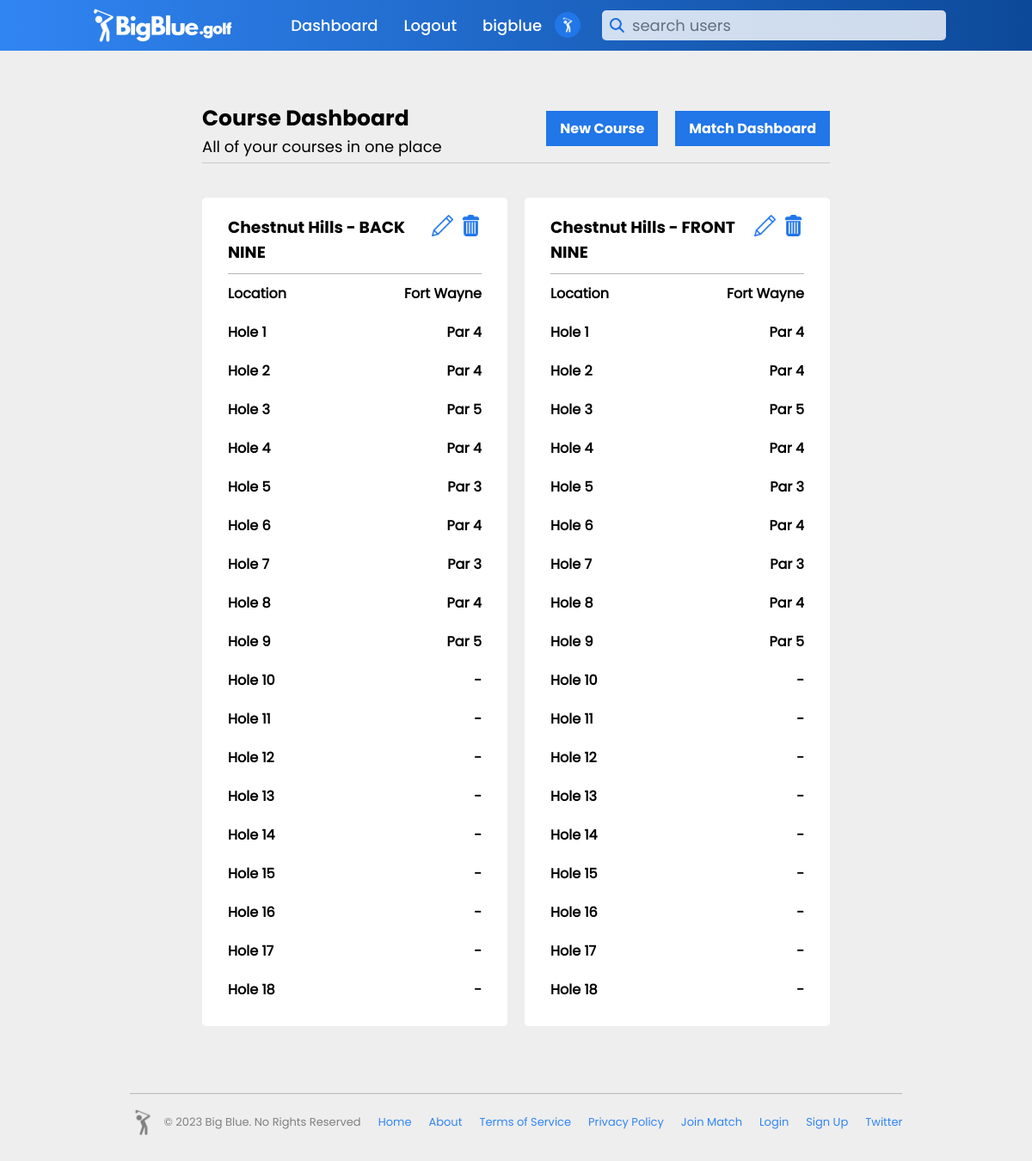
Page /course_dashboard (signed in) on the committed database.
### main.py (models this page shows, shortened)
class users(db.Model):
    _id = db.Column("id", db.Integer, primary_key=True)
    name = db.Column(db.String(100))
    username = db.Column(db.String(50))
    password = db.Column(db.String(50))
    email = db.Column(db.String(100))
    rank = db.Column(db.String(10))
    gender = db.Column(db.String(10))
    bio = db.Column(db.String(500))
    team = db.Column(db.String(25))
    verified = db.Column(db.Integer)
    pic = db.Column(db.String)
    banner = db.Column(db.String)
    first_login = db.Column(db.DateTime, default="2022-06-03 03:15:12.433675")
    last_login = db.Column(db.DateTime, default="2022-06-03 03:15:12.433675")

class course(db.Model):
    _id = db.Column("id", db.Integer, primary_key=True)
    course_name = db.Column(db.String(50))
    course_holes = db.Column(db.String(3))
    course_rating = db.Column(db.Float)
    slope_rating = db.Column(db.Float)
    par1 = db.Column(db.Integer)
    handicap1 = db.Column(db.Integer)
    par2 = db.Column(db.Integer)
    handicap2 = db.Column(db.Integer)
    par3 = db.Column(db.Integer)
    handicap3 = db.Column(db.Integer)
    par4 = db.Column(db.Integer)
    handicap4 = db.Column(db.Integer)
    par5 = db.Column(db.Integer)
    handicap5 = db.Column(db.Integer)
    par6 = db.Column(db.Integer)
    handicap6 = db.Column(db.Integer)
    par7 = db.Column(db.Integer)
    handicap7 = db.Column(db.Integer)
    par8 = db.Column(db.Integer)
    handicap8 = db.Column(db.Integer)
    par9 = db.Column(db.Integer)
    handicap9 = db.Column(db.Integer)
    par10 = db.Column(db.Integer)
    handicap10 = db.Column(db.Integer)
    par11 = db.Column(db.Integer)
    handicap11 = db.Column(db.Integer)
    par12 = db.Column(db.Integer)
    handicap12 = db.Column(db.Integer)
    par13 = db.Column(db.Integer)
    handicap13 = db.Column(db.Integer)
    par14 = db.Column(db.Integer)
    handicap14 = db.Column(db.Integer)
    par15 = db.Column(db.Integer)
    handicap15 = db.Column(db.Integer)
    par16 = db.Column(db.Integer)
    handicap16 = db.Column(db.Integer)
    par17 = db.Column(db.Integer)
    handicap17 = db.Column(db.Integer)
    par18 = db.Column(db.Integer)
    handicap18 = db.Column(db.Integer)
    city = db.Column(db.String)
    course_bio = db.Column(db.String(1000))
    created_by = db.Column(db.String)

### main.py (the view)
@app.route("/course_dashboard")
def course_dashboard():
    if 'active_user' in session:
        found_course = course.query.filter_by(created_by=session['active_user'][0]).all()
        found_user = users.query.filter_by(username=session['active_user'][0]).first()
        return render_template("course_dashboard.html", data=found_user, course_data=found_course)
    return redirect(url_for('error', msg="You do not have access to this site."))

### templates/course_dashboard.html (shortened to what this page needs)
{% if data.rank == 'coach' %}
    {% extends "indexcontentcoachlogin.html" %}
{% elif data.rank == 'player' %}
    {% extends "indexcontentplayerlogin.html" %}
{% else %}
    {% extends "indexcontent.html" %}
{% endif %}
{% block content %}
<body>
    <head>
        <link rel="stylesheet" href="{{ url_for('static', filename='styles/matchdashboard.css') }}">
    </head>
    <div class="main-container">
        <div class="heading-info">
            <div class="hero-info">
                <h3>Course Dashboard</h3>
                <p>All of your courses in one place</p>
            </div>
            <div class="hero-buttons">
                <a href="/create_course">New Course</a>
                {% if data.rank == 'coach' %}
                    <a href="/match_dashboard">Match Dashboard</a>
                {% elif data.rank == 'player' %}
                    <a href="/dashboard">Solo Dashboard</a>
                {% endif %}
            </div>
        </div>
        <div class="grid-container">
            {% if data.rank == 'coach' %}
                {% for item in course_data[::-1] %}
                    <div class="match-container">
                        <div id="row-one">
                            <div class="course-name-container">
                                <h3>{{item.course_name}}</h3>
                            </div>
                            <div id="action-icons">
                                <a href="/edit_course/{{item._id}}"><img src="{{ url_for('static', filename='logo_graphics/pencilicon.png') }}"></a>
                                <a href="/delete_course/{{item._id}}"><img src="{{ url_for('static', filename='logo_graphics/trashcan.png') }}"></a>
                            </div>
                        </div>
                        <div class="row-div">
                            <div>
                                <h4>Location</h4>
                            </div>
                            <div class="location-container">
                                <h4>{{item.city}}</h4>
                            </div>
                        </div>
                        <div class="row-div">
                            <div>
                                <h4>Hole 1</h4>
                            </div>
                            <div>
                                <h4>Par {{item.par1}}</h4>
                            </div>
                        </div>
                        <div class="row-div">
                            <div>
                                <h4>Hole 2</h4>
                            </div>
                            <div>
                                <h4>Par {{item.par2}}</h4>
                            </div>
                        </div>
                        <div class="row-div">
                            <div>
                                <h4>Hole 3</h4>
                            </div>
                            <div>
                                <h4>Par {{item.par3}}</h4>
                            </div>
                        </div>
                        <div class="row-div">
                            <div>
                                <h4>Hole 4</h4>
                            </div>
                            <div>
                                <h4>Par {{item.par4}}</h4>
                            </div>
                        </div>
                        <div class="row-div">
                            <div>
                                <h4>Hole 5</h4>
                            </div>
                            <div>
                                <h4>Par {{item.par5}}</h4>
                            </div>
                        </div>
                        <div class="row-div">
                            <div>
                                <h4>Hole 6</h4>
                            </div>
                            <div>
                                <h4>Par {{item.par6}}</h4>
                            </div>
                        </div>
                        <div class="row-div">
                            <div>
                                <h4>Hole 7</h4>
                            </div>
                            <div>
                                <h4>Par {{item.par7}}</h4>
                            </div>
                        </div>
                        <div class="row-div">
                            <div>
                                <h4>Hole 8</h4>
                            </div>
                            <div>
                                <h4>Par {{item.par8}}</h4>
                            </div>
                        </div>
                        <div class="row-div">
                            <div>
                                <h4>Hole 9</h4>
                            </div>
                            <div>
                                <h4>Par {{item.par9}}</h4>
                            </div>
                        </div>
                        <div class="row-div">
                            <div>
                                <h4>Hole 10</h4>
                            </div>
                            {% if item.par10 == "" %}
                                <div>
                                    <h4>-</h4>
                                </div>
                            {% else %}
                                <div>
                                    <h4>Par {{item.par10}}</h4>
                                </div>
                            {% endif %}
                        </div>
                        <div class="row-div">
                            <div>
                                <h4>Hole 11</h4>
                            </div>
                            {% if item.par11 == "" %}
                                <div>
                                    <h4>-</h4>
                                </div>
                            {% else %}
                                <div>
                                    <h4>Par {{item.par11}}</h4>
                                </div>
                            {% endif %}
                        </div>
                        <div class="row-div">
                            <div>
                                <h4>Hole 12</h4>
                            </div>
                            {% if item.par12 == "" %}
                                <div>
                                    <h4>-</h4>
                                </div>
                            {% else %}
                                <div>
                                    <h4>Par {{item.par12}}</h4>
                                </div>
                            {% endif %}
                        </div>
                        <div class="row-div">
                            <div>
                                <h4>Hole 13</h4>
                            </div>
                            {% if item.par13 == "" %}
                                <div>
                                    <h4>-</h4>
                                </div>
                            {% else %}
                                <div>
                                    <h4>Par {{item.par13}}</h4>
                                </div>
                            {% endif %}
                        </div>
                        <div class="row-div">
                            <div>
                                <h4>Hole 14</h4>
                            </div>
                            {% if item.par14 == "" %}
                                <div>
                                    <h4>-</h4>
                                </div>
                            {% else %}
                                <div>
                                    <h4>Par {{item.par14}}</h4>
                                </div>
                            {% endif %}
                        </div>
                        <div class="row-div">
                            <div>
                                <h4>Hole 15</h4>
                            </div>
                            {% if item.par15 == "" %}
                                <div>
                                    <h4>-</h4>
                                </div>
                            {% else %}
                                <div>
                                    <h4>Par {{item.par15}}</h4>
                                </div>
                            {% endif %}
                        </div>
                        <div class="row-div">
                            <div>
                                <h4>Hole 16</h4>
                            </div>
                            {% if item.par16 == "" %}
                                <div>
                                    <h4>-</h4>
                                </div>
                            {% else %}
                                <div>
                                    <h4>Par {{item.par16}}</h4>
                                </div>
                            {% endif %}
                        </div>
                        <div class="row-div">
                            <div>
                                <h4>Hole 17</h4>
                            </div>
                            {% if item.par17 == "" %}
                                <div>
                                    <h4>-</h4>
                                </div>
                            {% else %}
                                <div>
                                    <h4>Par {{item.par17}}</h4>
                                </div>
                            {% endif %}
                        </div>
                        <div class="row-div">
                            <div>
                                <h4>Hole 18</h4>
                            </div>
                            {% if item.par18 == "" %}
                                <div>
                                    <h4>-</h4>
                                </div>
                            {% else %}
                                <div>
                                    <h4>Par {{item.par18}}</h4>
                                </div>
                            {% endif %}
                        </div>
                    </div>
                {% endfor %}
            {% endif %}
        </div>
    </div>
</body>
{% endblock %}

### templates/indexcontentcoachlogin.html (shortened to what this page needs)
<!DOCTYPE html>
<html>
    <head>
    </head>
    <body>
        <header>
            <a href="/">
                <img id="logo-image" src="{{ url_for('static', filename='logo_graphics/BigBlue_NewLogo-White.png') }}" class="logo">
            </a>
            <div>
                <ul class="navigation">
                    <li><a href="/dashboard">Dashboard</a></li>
                    <li><a href="/logout">Logout</a></li>
                    <li><a href="/profile">{{data.username}}</a></li>
                    <li><a href=""><img id="profile-pic" src="{{ url_for('static', filename='logo_graphics/user_photos/' + data.pic) }}" alt=""></a></li>
                    <form id="search-form" action="/search/" method="post">
                        <input id="searchbar" name="searchbar" type="text" placeholder="search users"></input>
                    </form>
                </ul>
            </div>
        </header>
        {% block content %}
        {% endblock %}
    </body>
    <footer>
        <div>
            <div>
                <div class="big-blue-copyright">
                    <img id="basic-golfer-image" src="{{ url_for('static', filename='logo_graphics/basicgolfergrey.png') }}" class="logo">
                    <p>© 2023 Big Blue. No Rights Reserved</p>
                </div>
                <div>
                    <a href="/">Home</a>
                    <a href="/about">About</a>
                    <a href="/termsofservice">Terms of Service</a>
                    <a href="/privacypolicy">Privacy Policy</a>
                    <a href="/joincode">Join Match</a>
                    <a href="/login">Login</a>
                    <a href="/create_account">Sign Up</a>
                    <a href="https://twitter.com/bigbluegolfapp" id="twitter_href">Twitter</a>
                </div>
            </div>
        </div>
    </footer>
</html>

### rows in the picture
users: username "bigblue", pic (picture)
course: course_name "Chestnut Hills - BACK NINE", city "Fort Wayne", par1 "4", par2 "4", par3 "5", par4 "4", par5 "3", par6 "4", par7 "3", par8 "4", par9 "5"
course: course_name "Chestnut Hills - FRONT NINE", city "Fort Wayne", par1 "4", par2 "4", par3 "5", par4 "4", par5 "3", par6 "4", par7 "3", par8 "4", par9 "5"
